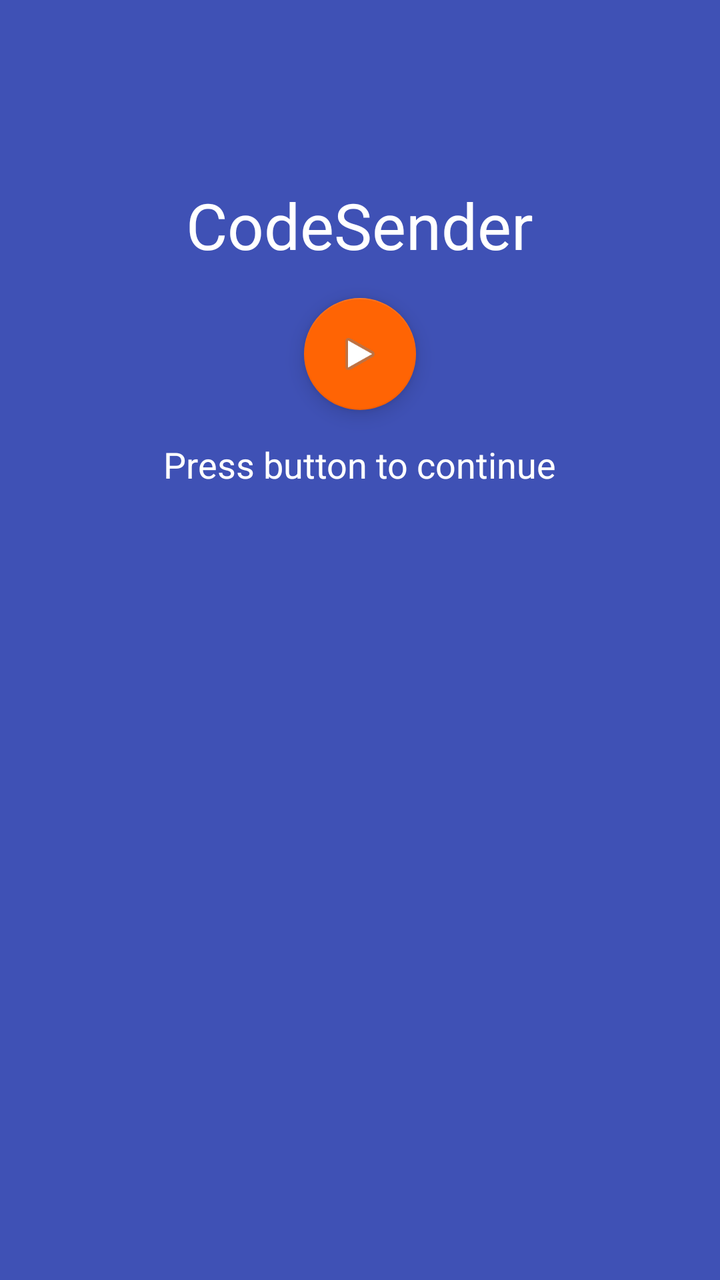
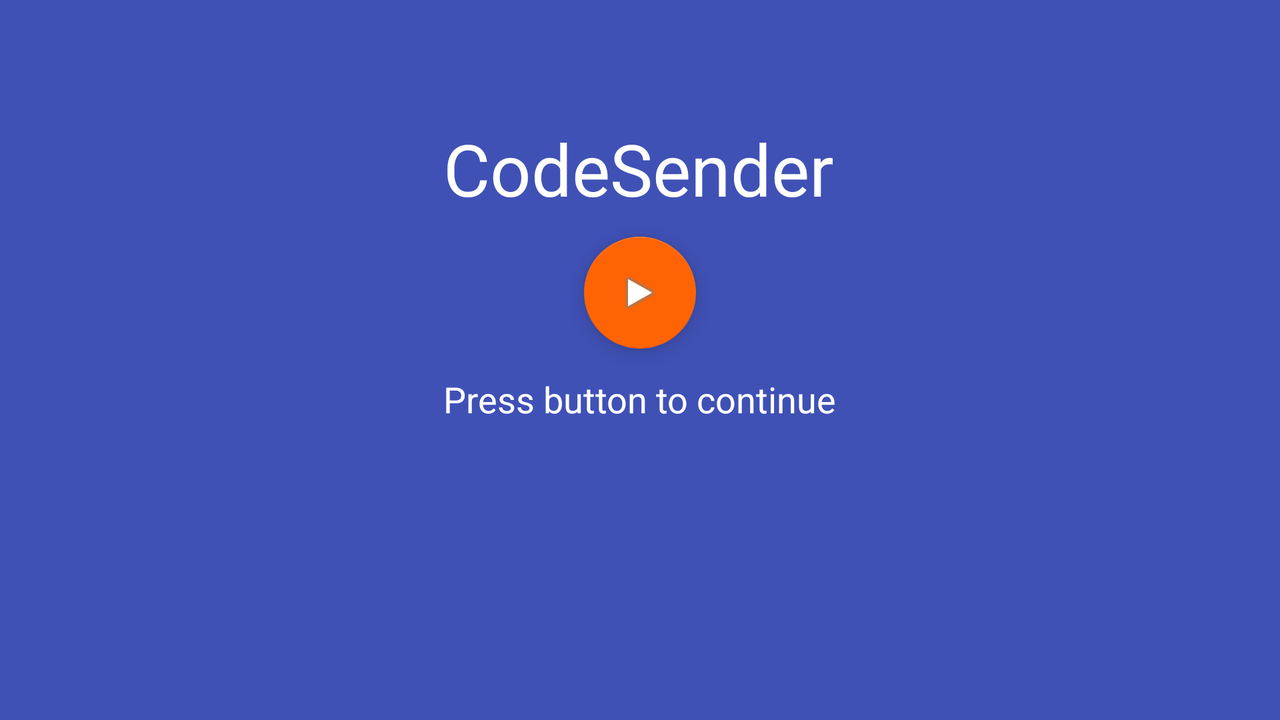

The same Android screen from two of the app's own layout files: first res/layout/ as a phone draws it, then the repository's variant for another configuration, drawn on a device whose configuration selects that folder. Both files follow.
<!-- AndroidManifest.xml: application theme AppTheme -->
<!-- res/layout/splash_activity.xml -->
<RelativeLayout xmlns:android="http://schemas.android.com/apk/res/android"
    xmlns:tools="http://schemas.android.com/tools"
    android:layout_width="match_parent"
    android:layout_height="match_parent"
    android:background="@color/colorPrimary"
    android:paddingBottom="16dp"
    android:paddingLeft="16dp"
    android:paddingRight="16dp"
    android:paddingTop="16dp">

    <TextView
        android:layout_width="wrap_content"
        android:layout_height="wrap_content"
        android:text="CodeSender"
        android:textColor="#ffffff"
        android:textSize="32sp"
        android:id="@+id/textView3"
        android:layout_alignParentTop="true"
        android:layout_centerHorizontal="true"
        android:layout_marginTop="75sp"
        android:layout_gravity="center"
        android:layout_marginBottom="15sp" />

    <android.support.design.widget.FloatingActionButton
        android:id="@+id/fab_continue"
        android:layout_width="wrap_content"
        android:layout_height="wrap_content"
        android:layout_gravity="center"
        android:src="@android:drawable/ic_media_play"
        android:layout_below="@+id/textView3"
        android:layout_centerHorizontal="true"
        android:layout_marginBottom="15sp" />

    <TextView
        android:layout_width="wrap_content"
        android:layout_height="wrap_content"
        android:text="Press button to continue"
        android:textColor="#ffffff"
        android:textSize="18sp"
        android:id="@+id/textHide"
        android:layout_gravity="center"
        android:layout_below="@+id/fab_continue"
        android:layout_centerHorizontal="true" />

</RelativeLayout>
<!-- resources referenced by this layout -->
<resources>
  <color name="colorPrimary">#3F51B5</color>
  <style name="AppTheme" parent="Theme.AppCompat.Light.DarkActionBar">
          
          <item name="colorPrimary">@color/colorPrimary</item>
          <item name="colorPrimaryDark">@color/colorPrimaryDark</item>
          <item name="colorAccent">@color/colorAccent</item>
      </style>
  <color name="colorPrimaryDark">#303F9F</color>
  <color name="colorAccent">#ff6404</color>
</resources>
<!-- res/layout-land/splash_activity.xml (the repository's variant of the layout above) -->
<!-- drawn on the phone turned sideways -->
<RelativeLayout xmlns:android="http://schemas.android.com/apk/res/android"
    xmlns:tools="http://schemas.android.com/tools"
    android:layout_width="match_parent"
    android:layout_height="match_parent"
    android:background="@color/colorPrimary"
    android:paddingBottom="16dp"
    android:paddingLeft="16dp"
    android:paddingRight="16dp"
    android:paddingTop="16dp">

    <android.support.design.widget.FloatingActionButton
        android:id="@+id/fab_continue"
        android:layout_width="wrap_content"
        android:layout_height="wrap_content"
        android:layout_gravity="center"
        android:src="@android:drawable/ic_media_play"
        android:layout_marginTop="10dp"
        android:layout_below="@+id/textView3"
        android:layout_centerHorizontal="true" />

    <TextView
        android:layout_width="wrap_content"
        android:layout_height="wrap_content"
        android:text="Press button to continue"
        android:textColor="#ffffff"
        android:textSize="18sp"
        android:id="@+id/textHide"
        android:layout_gravity="center"
        android:layout_marginTop="13dp"
        android:layout_below="@+id/fab_continue"
        android:layout_centerHorizontal="true" />

    <TextView
        android:layout_width="wrap_content"
        android:layout_height="wrap_content"
        android:text="CodeSender"
        android:textColor="#ffffff"
        android:textSize="36sp"
        android:id="@+id/textView3"
        android:layout_gravity="center"
        android:layout_marginTop="44dp"
        android:layout_alignParentTop="true"
        android:layout_alignLeft="@+id/textHide"
        android:layout_alignStart="@+id/textHide" />

</RelativeLayout>
